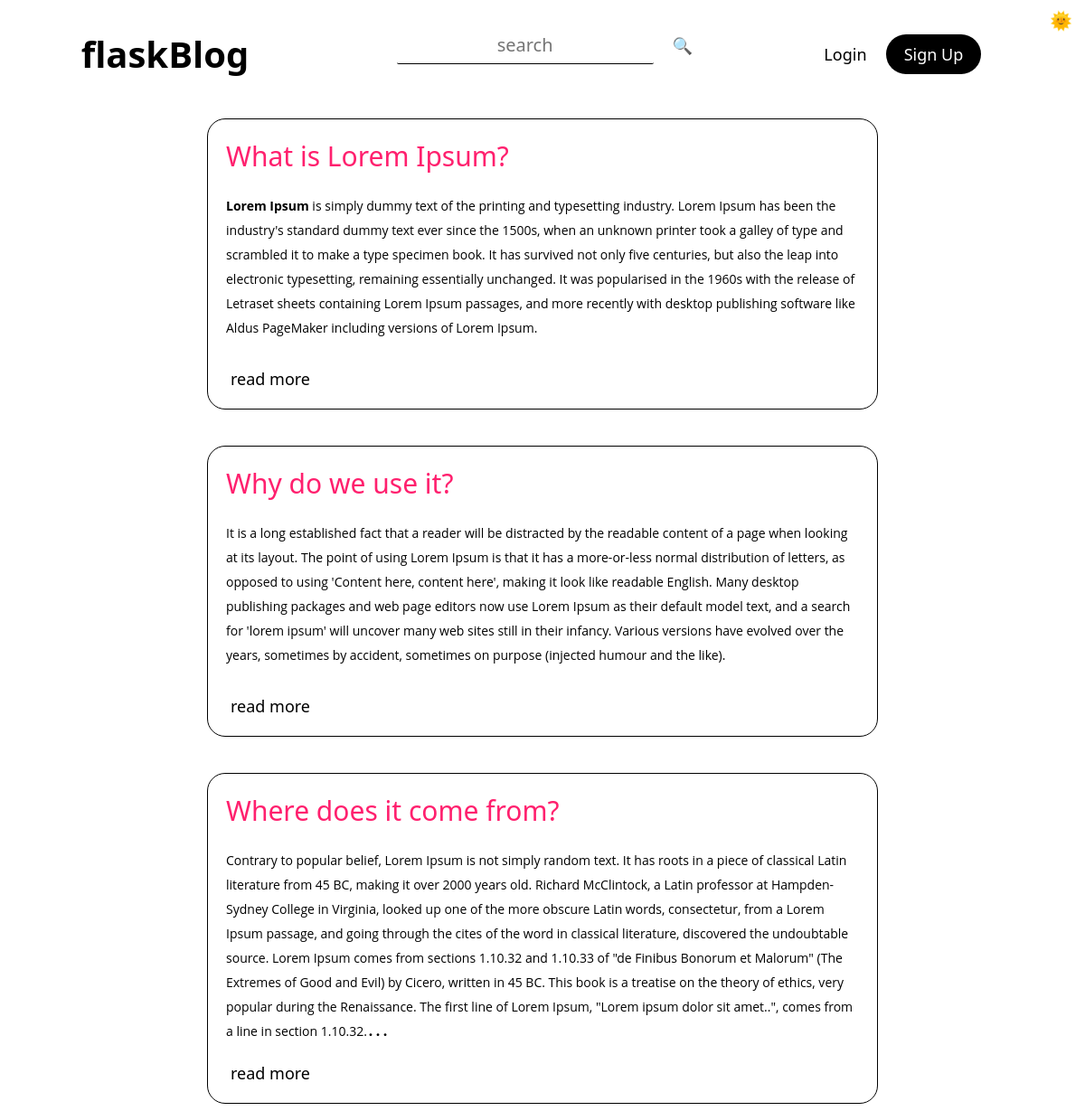
The page / on the database its author committed.
### tables this page shows
CREATE TABLE "posts" (
	"id"	INTEGER NOT NULL UNIQUE,
	"title"	TEXT NOT NULL,
	"tags"	TEXT,
	"content"	TEXT NOT NULL,
	"author"	TEXT NOT NULL,
	"date"	TEXT NOT NULL,
	"time"	TEXT NOT NULL,
	"views"	TEXT,
	"lastEditDate"	TEXT,
	"lastEditTime"	TEXT,
	PRIMARY KEY("id" AUTOINCREMENT)
);

### routes/index.py (the view)
@indexBlueprint.route("/")
def index():
    connection = sqlite3.connect("db/posts.db")
    cursor = connection.cursor()
    cursor.execute("select * from posts")
    posts = cursor.fetchall()
    return render_template(
        "index.html",
        posts=posts,
    )

### application.py (called while the page is built)
@application.context_processor
def utility_processor():
    getProfilePicture
    return dict(getProfilePicture=getProfilePicture)

### templates/index.html (shortened to what this page needs)
{% extends 'layout.html'%} {%block head%}
<link
  rel="stylesheet"
  href="{{ url_for('static', filename='css/index.css') }}"
/>
{% endblock head %} {%block body%} {% for post in posts %}
<div class="post centeredHorizontally">
  <a class="title textPrimary" href="post/{{post[0]}}">{{post[1]}}</a>
  <div class="content" tag="content">{{post[3]|safe}}</div>
  <a href="post/{{post[0]}}" class="btn btnLink">read more</a>
</div>
{% endfor %} {% endblock body %}

### static/css/general.css (style rules this page uses)
:root { --themePrimary: #000; --themeSecondary: #fff; --themeHelper: #303030; --primaryColor: #ff206e; --primaryHelper: #ff4f8c; }
* { font-family: system-ui, "Segoe UI", Roboto, Helvetica, Arial, sans-serif, "Apple Color Emoji", "Segoe UI Emoji", "Segoe UI Symbol"; color: var(--themePrimary); }
html { font-size: 125% !important; }
body { background-color: var(--themeSecondary); }
a { text-decoration: none; user-select: none; }
.centeredHorizontally { margin-left: auto; margin-right: auto; }
.btn { height: fit-content; width: fit-content; border-radius: 2rem; border: 0px; transition: 0.25s; font-weight: 500; cursor: pointer; font-size: 0.9rem; text-align: center; margin: 0rem 0.25rem; }
.btnLink { background-color: transparent; }
.textPrimary { color: var(--primaryColor); transition: 0.25s; }

### static/css/index.css (style rules this page uses)
.post { max-width: 35rem; max-height: fit-content; margin-top: 2rem; border: 1px solid var(--themePrimary); border-radius: 1rem; padding: 1rem; }
.content { display: -webkit-box; overflow: hidden; -webkit-line-clamp: 8; -webkit-box-orient: vertical; margin: 1rem 0rem; }
.title { font-size: 1.5rem; }

### rows shown on the page
posts: title "What is Lorem Ipsum?", content "Lorem Ipsum is simply dummy text of the printing and typesetting industry. Lorem Ipsum has been the industry's standard dummy text ever since the 1500s, when an unknown printer took a galley of type and scrambled it to make a type specimen book. It has survived not only five centuries, but also the leap into electronic typesetting, remaining essentially unchanged. It was popularised in the 1960s with the release of Letraset sheets containing Lorem Ipsum passages, and more recently with desktop publishing software like Aldus PageMaker including versions of Lorem Ipsum."
posts: title "Why do we use it?", content "It is a long established fact that a reader will be distracted by the readable content of a page when looking at its layout. The point of using Lorem Ipsum is that it has a more-or-less normal distribution of letters, as opposed to using 'Content here, content here', making it look like readable English. Many desktop publishing packages and web page editors now use Lorem Ipsum as their default model text, and a search for 'lorem ipsum' will uncover many web sites still in their infancy. Various versions have evolved over the years, sometimes by accident, sometimes on purpose (injected humour and the like)."
posts: title "Where does it come from?", content "Contrary to popular belief, Lorem Ipsum is not simply random text. It has roots in a piece of classical Latin literature from 45 BC, making it over 2000 years old. Richard McClintock, a Latin professor at Hampden-Sydney College in Virginia, looked up one of the more obscure Latin words, consectetur, from a Lorem Ipsum passage, and going through the cites of the word in classical literature, discovered the undoubtable source. Lorem Ipsum comes from sections 1.10.32 and 1.10.33 of \"de Finibus Bonorum et Malorum\" (The Extremes of Good and Evil) by Cicero, written in 45 BC. This book is a treatise on the theory of ethics, very popular during the Renaissance. The first line of Lorem Ipsum,…"
